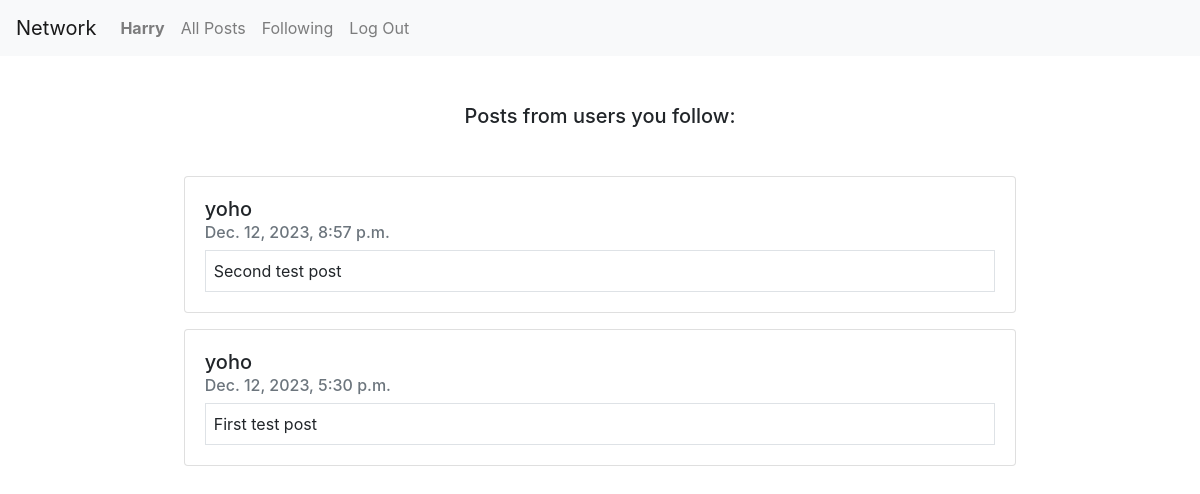
The app's page /following/ (signed in), older data.
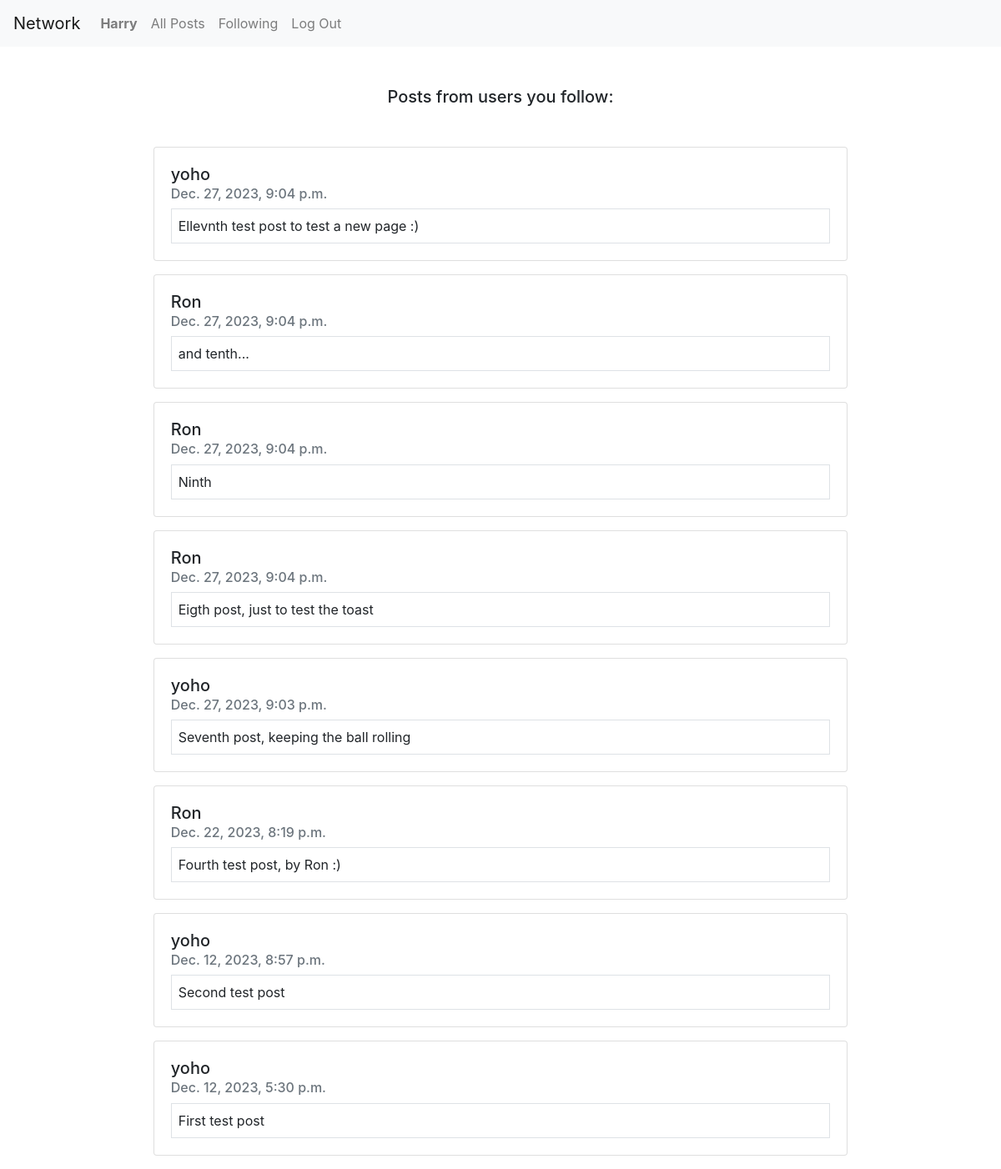
The same page, newer data.
### network/models.py (models this page shows, shortened)
class NewPost(models.Model):
    user = models.ForeignKey(User, on_delete=models.CASCADE, related_name="new_posts")
    post_text = models.TextField(max_length=250)
    date = models.DateTimeField(auto_now_add=True)

class User(AbstractUser):
    pass

### network/views.py (the view)
# urls.py: path("following/", views.following, name="following"),
def following(request):
    current_profile = Profile.objects.get(id=request.user.id)
    followed_users = Profile.objects.filter(followed_by=current_profile)
    p = NewPost.objects.none()
    for user in followed_users:
        p = p | NewPost.objects.filter(user_id=user.id).order_by("-date")
    return render(request, "network/following.html", {
        "posts": p
    })

### network/templates/network/following.html
{% extends "network/layout.html" %}
{% block body %}
     <div class="container">
        <div class="mx-auto w-75 mb-3" style="width: 18rem;">
            <h5 class="card-title my-5 text-center">Posts from users you follow:</h5>
        </div>
        {% for post in posts %}
            <div class="card mx-auto w-75 mb-3" style="width: 18rem;">
                <div class="card-body">
                    <h5 class="cartd-title">{{ post.user }}</h5>
                    <h6 class="card-subtitle mb-2 text-muted">{{ post.date }}</h6>
                    <p class="card-text border p-2">{{ post.post_text }}</p>
                </div>
            </div>
        {% endfor %}
    </div>
{% endblock %}

Row changes from the older to the newer data that the page shows:
added NewPost: user "yoho", date "Dec. 27, 2023, 9:04 p.m.", post_text "Ellevnth test post to test a new page :)"
added NewPost: user "Ron", date "Dec. 27, 2023, 9:04 p.m.", post_text "and tenth..."
added NewPost: user "Ron", date "Dec. 27, 2023, 9:04 p.m.", post_text "Ninth"
added NewPost: user "Ron", date "Dec. 27, 2023, 9:04 p.m.", post_text "Eigth post, just to test the toast"
added NewPost: user "yoho", date "Dec. 27, 2023, 9:03 p.m.", post_text "Seventh post, keeping the ball rolling"
now on this page (row unchanged): NewPost: user "Ron", date "Dec. 22, 2023, 8:19 p.m.", post_text "Fourth test post, by Ron :)"
